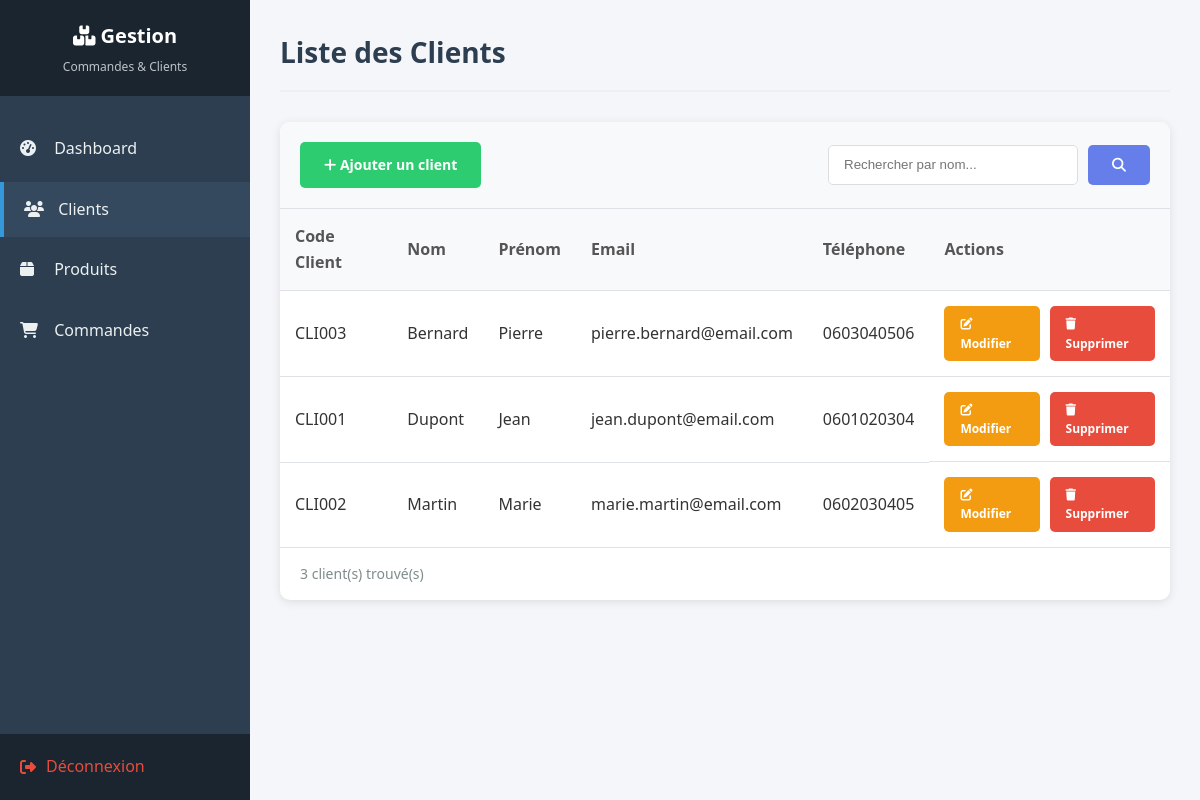
Page /liste_clients.php (signed in) on the committed database.
### tables this page shows
CREATE TABLE `clients` (
  `id` int(11) NOT NULL,
  `code_client` varchar(20) NOT NULL,
  `nom` varchar(100) NOT NULL,
  `prenom` varchar(100) NOT NULL,
  `email` varchar(150) NOT NULL,
  `telephone` varchar(20) DEFAULT NULL
);

### liste_clients.php (the view, shortened to what this page needs)
<?php
require_once 'base.php';
$recherche = $_GET['recherche'] ?? '';
$sql = "SELECT * FROM clients";
$params = [];
$sql .= " ORDER BY nom, prenom";
$stmt = $pdo->prepare($sql);
$stmt->execute($params);
$clients = $stmt->fetchAll();
?>
<!DOCTYPE html>
<html lang="fr">
<head>
    <link rel="stylesheet" href="style.css">
    <link rel="stylesheet" href="https://cdnjs.cloudflare.com/ajax/libs/font-awesome/6.4.0/css/all.min.css">
</head>
<body>
    <div class="main-container">
        <aside class="sidebar">
            <div class="sidebar-header">
                <h1><i class="fas fa-boxes"></i> Gestion</h1>
                <p>Commandes & Clients</p>
            </div>
            <ul class="sidebar-menu">
                <li><a href="index.php"><i class="fas fa-tachometer-alt"></i> Dashboard</a></li>
                <li><a href="liste_clients.php" class="active"><i class="fas fa-users"></i> Clients</a></li>
                <li><a href="liste_produits.php"><i class="fas fa-box"></i> Produits</a></li>
                <li><a href="liste_commandes.php"><i class="fas fa-shopping-cart"></i> Commandes</a></li>
            </ul>
            <div class="sidebar-footer">
                <a href="logout.php"><i class="fas fa-sign-out-alt"></i> Déconnexion</a>
            </div>
        </aside>
        <main class="main-content">
            <div class="page-header">
                <h2>Liste des Clients</h2>
            </div>
            <div class="table-container">
                <div class="table-header">
                    <a href="ajouter_client.php" class="btn btn-success"><i class="fas fa-plus"></i> Ajouter un client</a>
                    <form method="GET" class="search-box">
                        <input type="text" name="recherche" placeholder="Rechercher par nom..." value="<?php echo htmlspecialchars($recherche); ?>">
                        <button type="submit" class="btn btn-primary"><i class="fas fa-search"></i></button>
                    </form>
                </div>
                <table>
                    <thead>
                        <tr>
                            <th>Code Client</th>
                            <th>Nom</th>
                            <th>Prénom</th>
                            <th>Email</th>
                            <th>Téléphone</th>
                            <th>Actions</th>
                        </tr>
                    </thead>
                    <tbody>
                        <?php if (count($clients) > 0): ?>
                            <?php foreach ($clients as $client): ?>
                            <tr>
                                <td><?php echo htmlspecialchars($client['code_client']); ?></td>
                                <td><?php echo htmlspecialchars($client['nom']); ?></td>
                                <td><?php echo htmlspecialchars($client['prenom']); ?></td>
                                <td><?php echo htmlspecialchars($client['email']); ?></td>
                                <td><?php echo htmlspecialchars($client['telephone'] ?? '-'); ?></td>
                                <td class="actions">
                                    <a href="modifier_client.php?id=<?php echo $client['id']; ?>" class="btn btn-warning btn-sm"><i class="fas fa-edit"></i> Modifier</a>
                                    <a href="liste_clients.php?supprimer=<?php echo $client['id']; ?>" class="btn btn-danger btn-sm" onclick="return confirm('Êtes-vous sûr de vouloir supprimer ce client ?');"><i class="fas fa-trash"></i> Supprimer</a>
                                </td>
                            </tr>
                            <?php endforeach; ?>
                        <?php endif; ?>
                    </tbody>
                </table>
                <div class="pagination-info">
                    <?php echo count($clients); ?> client(s) trouvé(s)
                </div>
            </div>
        </main>
    </div>
</body>
</html>

### style.css (style rules this page uses)
* { margin: 0; padding: 0; box-sizing: border-box; }
body { font-family: 'Segoe UI', Tahoma, Geneva, Verdana, sans-serif; background-color: #f5f6fa; color: #333; line-height: 1.6; }
.main-container { display: flex; min-height: 100vh; }
.sidebar { width: 250px; background: #2c3e50; color: white; position: fixed; height: 100vh; overflow-y: auto; }
.sidebar-header { padding: 20px; background: #1a252f; text-align: center; }
.sidebar-header h1 { font-size: 20px; margin-bottom: 5px; }
.sidebar-header p { font-size: 12px; color: #bdc3c7; }
.sidebar-menu { list-style: none; padding: 20px 0; }
.sidebar-menu li { margin: 5px 0; }
.sidebar-menu a { display: block; padding: 15px 20px; color: #ecf0f1; text-decoration: none; transition: all 0.3s; }
.sidebar-menu a:hover, .sidebar-menu a.active { background: #34495e; border-left: 4px solid #3498db; }
.sidebar-menu i { margin-right: 10px; width: 20px; display: inline-block; }
.sidebar-footer { position: absolute; bottom: 0; width: 100%; padding: 20px; background: #1a252f; }
.sidebar-footer a { color: #e74c3c; text-decoration: none; display: flex; align-items: center; gap: 10px; }
.main-content { flex: 1; margin-left: 250px; padding: 30px; }
.page-header { margin-bottom: 30px; padding-bottom: 15px; border-bottom: 2px solid #ecf0f1; }
.page-header h2 { color: #2c3e50; font-size: 28px; }
.btn { display: inline-block; padding: 12px 24px; border: none; border-radius: 5px; font-size: 14px; font-weight: 600; cursor: pointer; text-decoration: none; transition: all 0.3s; }
.btn-primary { background: #667eea; color: white; }
.btn-success { background: #2ecc71; color: white; }
.btn-warning { background: #f39c12; color: white; }
.btn-danger { background: #e74c3c; color: white; }
.btn-sm { padding: 8px 16px; font-size: 12px; }
.table-container { background: white; border-radius: 10px; box-shadow: 0 2px 10px rgba(0, 0, 0, 0.1); overflow: hidden; }
.table-header { padding: 20px; background: #f8f9fa; border-bottom: 1px solid #dee2e6; display: flex; justify-content: space-between; align-items: center; flex-wrap: wrap; gap: 15px; }
.search-box { display: flex; gap: 10px; }
.search-box input { padding: 10px 15px; border: 1px solid #ddd; border-radius: 5px; width: 250px; }
table { width: 100%; border-collapse: collapse; }
thead { background: #f8f9fa; }
th, td { padding: 15px; text-align: left; border-bottom: 1px solid #dee2e6; }
th { font-weight: 600; color: #555; }
.actions { display: flex; gap: 10px; }
.pagination-info { padding: 15px 20px; color: #7f8c8d; font-size: 14px; }

### rows in the picture
clients: code_client "CLI003", nom "Bernard", prenom "Pierre", email "pierre.bernard@email.com", telephone "0603040506"
clients: code_client "CLI001", nom "Dupont", prenom "Jean", email "jean.dupont@email.com", telephone "0601020304"
clients: code_client "CLI002", nom "Martin", prenom "Marie", email "marie.martin@email.com", telephone "0602030405"

### other values in the picture
count($clients) "3"
